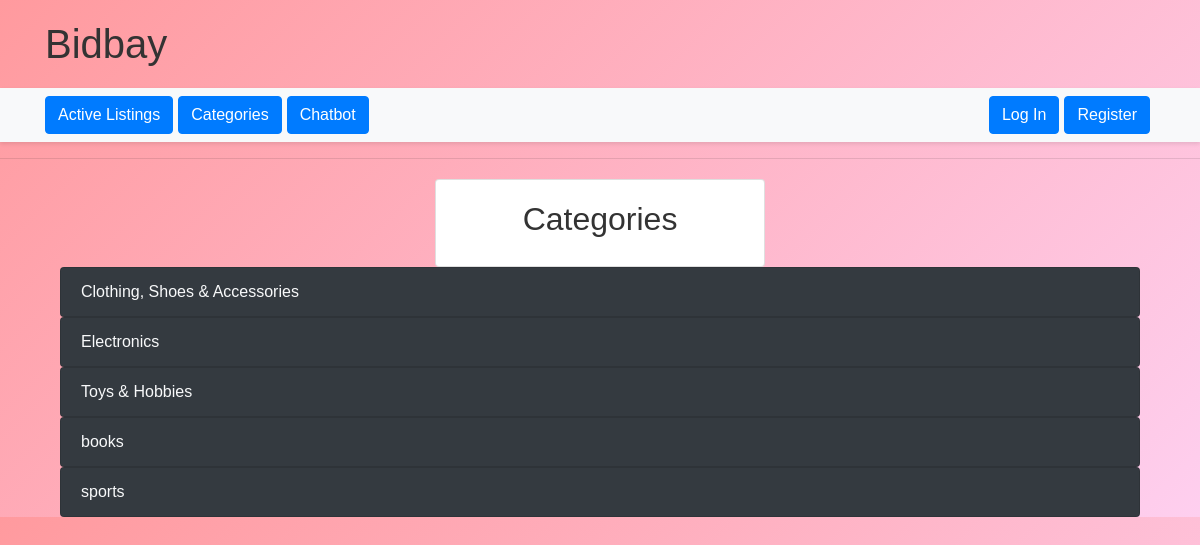
The page /categories on the database its author committed.
### auctions/models.py (models this page shows)
class Category(models.Model):
    title = models.CharField(max_length=64)
    def __str__(self):
        return f"{self.title}"

### auctions/views.py (the view)
# urls.py: path("categories", views.categories, name="categories"),
def categories(request):
    return render(request, "auctions/categories.html", {
        "categories": Category.objects.all()
    })

### auctions/templates/auctions/categories.html
{% extends "auctions/layout.html" %}
{% block body %}
<div class="container">
    <div class="container">
        <div class="row justify-content-center">
          <div class="col-md-4">
            <div class="card text-center">
              <div class="card-body">
                <h2>Categories</h3>
              </div>
            </div>
          </div>
        </div>
      </div>
{% for category in categories %}
<ul class="list-group">
    <a href="{% url 'category' category.id %}" class="list-group-item list-group-item-action bg-dark text-light">{{ category }}</a>
</ul>
{% endfor %}
</div>
{% endblock %}

### auctions/static/auctions/styles.css (style rules this page uses)
body { margin: 10px; padding: 10px; }
.row { margin-top: 20px; }

### auctions/templates/auctions/layout.html (style rules this page uses)
body { background: linear-gradient(135deg, #ff9a9e 0%, #fecfef 100%); color: #333; margin: 0; padding: 0; font-family: Arial, sans-serif; }

### rows shown on the page
Category: title "Clothing, Shoes & Accessories"
Category: title "Electronics"
Category: title "Toys & Hobbies"
Category: title "books"
Category: title "sports"
